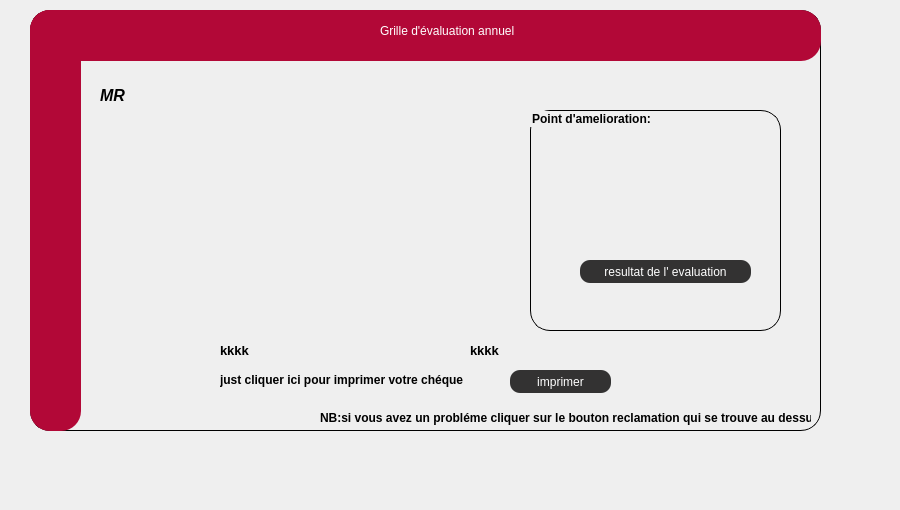
       <widget class="QWidget" name="tab">
        <attribute name="title">
         <string>consulter</string>
        </attribute>
        <widget class="QLabel" name="back_rep_18">
         <property name="geometry">
          <rect>
           <x>-10</x>
           <y>-20</y>
           <width>891</width>
           <height>501</height>
          </rect>
         </property>
         <property name="styleSheet">
          <string notr="true">background-image: url(:/img/img/AA.jpg);</string>
         </property>
         <property name="text">
          <string/>
         </property>
        </widget>
        <widget class="QGroupBox" name="groupBox_43">
         <property name="geometry">
          <rect>
           <x>30</x>
           <y>10</y>
           <width>791</width>
           <height>421</height>
          </rect>
         </property>
         <property name="styleSheet">
          <string notr="true">
QGroupBox  {
    border: 1px solid;
    
  
    border-radius: 20px;
}</string>
         </property>
         <property name="title">
          <string/>
         </property>
         <widget class="QLabel" name="label_redEq_28">
          <property name="geometry">
           <rect>
            <x>0</x>
            <y>0</y>
            <width>791</width>
            <height>51</height>
           </rect>
          </property>
          <property name="styleSheet">
           <string notr="true">color:white;

background:#b20837;
border-radius:20px;</string>
          </property>
          <property name="text">
           <string/>
          </property>
         </widget>
         <widget class="QLabel" name="label_RedEq2_28">
          <property name="geometry">
           <rect>
            <x>0</x>
            <y>0</y>
            <width>51</width>
            <height>421</height>
           </rect>
          </property>
          <property name="styleSheet">
           <string notr="true">color:white;

background:#b20837;
border-radius:20px;</string>
          </property>
          <property name="text">
           <string/>
          </property>
         </widget>
         <widget class="QLabel" name="label_AjEq_28">
          <property name="geometry">
           <rect>
            <x>350</x>
            <y>10</y>
            <width>211</width>
            <height>21</height>
           </rect>
          </property>
          <property name="styleSheet">
           <string notr="true">color:white;
font: 75 10pt &quot;Source Code Pro&quot;;
	font: 87 10pt &quot;Nexa Rust Sans Black 01&quot;;
background:#b20837;
border-radius:10px;</string>
          </property>
          <property name="text">
           <string>Grille d'évaluation annuel</string>
          </property>
         </widget>
         <widget class="QCustomPlot" name="customPlot" native="true">
          <property name="geometry">
           <rect>
            <x>70</x>
            <y>100</y>
            <width>401</width>
            <height>211</height>
           </rect>
          </property>
         </widget>
         <widget class="QLabel" name="bonj">
          <property name="geometry">
           <rect>
            <x>70</x>
            <y>70</y>
            <width>31</width>
            <height>31</height>
           </rect>
          </property>
          <property name="font">
           <font>
            <family>MS Sans Serif</family>
            <pointsize>12</pointsize>
            <weight>75</weight>
            <italic>true</italic>
            <bold>true</bold>
           </font>
          </property>
          <property name="text">
           <string>MR </string>
          </property>
         </widget>
         <widget class="QLabel" name="prenom">
          <property name="geometry">
           <rect>
            <x>170</x>
            <y>80</y>
            <width>71</width>
            <height>16</height>
           </rect>
          </property>
          <property name="font">
           <font>
            <weight>75</weight>
            <bold>true</bold>
           </font>
          </property>
          <property name="text">
           <string/>
          </property>
         </widget>
         <widget class="QLabel" name="nom">
          <property name="geometry">
           <rect>
            <x>110</x>
            <y>80</y>
            <width>61</width>
            <height>16</height>
           </rect>
          </property>
          <property name="font">
           <font>
            <weight>75</weight>
            <bold>true</bold>
           </font>
          </property>
          <property name="text">
           <string/>
          </property>
         </widget>
         <widget class="QGroupBox" name="groupBox_3">
          <property name="geometry">
           <rect>
            <x>500</x>
            <y>100</y>
            <width>251</width>
            <height>221</height>
           </rect>
          </property>
          <property name="font">
           <font>
            <weight>75</weight>
            <bold>true</bold>
           </font>
          </property>
          <property name="title">
           <string>Point d'amelioration:</string>
          </property>
          <widget class="QPushButton" name="voirevaluation">
           <property name="geometry">
            <rect>
             <x>50</x>
             <y>150</y>
             <width>171</width>
             <height>23</height>
            </rect>
           </property>
           <property name="styleSheet">
            <string notr="true">QPushButton{
    color:white;
	font: 75 10pt &quot;Source Code Pro&quot;;
	font: 87 7pt &quot;Nexa Rust Sans Black 01&quot;;
    background-color: rgb(51, 50, 50);
background:  rgb(51, 50, 50);
border-radius:10px;
}
QPushButton:hover
{
color:white;

background:#b20837;
border-radius:10px;
}
</string>
           </property>
           <property name="text">
            <string>resultat de l' evaluation</string>
           </property>
          </widget>
          <widget class="QLabel" name="performance">
           <property name="geometry">
            <rect>
             <x>60</x>
             <y>30</y>
             <width>141</width>
             <height>20</height>
            </rect>
           </property>
           <property name="font">
            <font>
             <family>Arial Black</family>
             <pointsize>11</pointsize>
             <weight>75</weight>
             <bold>true</bold>
            </font>
           </property>
           <property name="lineWidth">
            <number>7</number>
           </property>
           <property name="midLineWidth">
            <number>3</number>
           </property>
           <property name="text">
            <string/>
           </property>
          </widget>
          <widget class="QLabel" name="autonomie">
           <property name="geometry">
            <rect>
             <x>60</x>
             <y>60</y>
             <width>141</width>
             <height>20</height>
            </rect>
           </property>
           <property name="font">
            <font>
             <family>Arial Black</family>
             <pointsize>11</pointsize>
             <weight>75</weight>
             <bold>true</bold>
            </font>
           </property>
           <property name="lineWidth">
            <number>7</number>
           </property>
           <property name="midLineWidth">
            <number>3</number>
           </property>
           <property name="text">
            <string/>
           </property>
          </widget>
          <widget class="QLabel" name="fiabilite">
           <property name="geometry">
            <rect>
             <x>60</x>
             <y>100</y>
             <width>141</width>
             <height>20</height>
            </rect>
           </property>
           <property name="font">
            <font>
             <family>Arial Black</family>
             <pointsize>11</pointsize>
             <weight>75</weight>
             <bold>true</bold>
            </font>
           </property>
           <property name="lineWidth">
            <number>7</number>
           </property>
           <property name="midLineWidth">
            <number>3</number>
           </property>
           <property name="text">
            <string/>
           </property>
          </widget>
         </widget>
         <widget class="QLabel" name="augmentation">
          <property name="geometry">
           <rect>
            <x>190</x>
            <y>330</y>
            <width>251</width>
            <height>20</height>
           </rect>
          </property>
          <property name="font">
           <font>
            <pointsize>10</pointsize>
            <weight>75</weight>
            <bold>true</bold>
           </font>
          </property>
          <property name="text">
           <string>kkkk</string>
          </property>
         </widget>
         <widget class="QLabel" name="prime">
          <property name="geometry">
           <rect>
            <x>440</x>
            <y>330</y>
            <width>251</width>
            <height>20</height>
           </rect>
          </property>
          <property name="font">
           <font>
            <pointsize>10</pointsize>
            <weight>75</weight>
            <bold>true</bold>
           </font>
          </property>
          <property name="text">
           <string>kkkk</string>
          </property>
         </widget>
         <widget class="QLabel" name="label_30">
          <property name="geometry">
           <rect>
            <x>190</x>
            <y>360</y>
            <width>251</width>
            <height>20</height>
           </rect>
          </property>
          <property name="font">
           <font>
            <weight>75</weight>
            <bold>true</bold>
           </font>
          </property>
          <property name="text">
           <string>just cliquer ici pour imprimer votre chéque</string>
          </property>
         </widget>
         <widget class="QPushButton" name="pdf">
          <property name="geometry">
           <rect>
            <x>480</x>
            <y>360</y>
            <width>101</width>
            <height>23</height>
           </rect>
          </property>
          <property name="styleSheet">
           <string notr="true">QPushButton{
    color:white;
	font: 75 10pt &quot;Source Code Pro&quot;;
	font: 87 7pt &quot;Nexa Rust Sans Black 01&quot;;
    background-color: rgb(51, 50, 50);
background:  rgb(51, 50, 50);
border-radius:10px;
}
QPushButton:hover
{
color:white;

background:#b20837;
border-radius:10px;
}
</string>
          </property>
          <property name="text">
           <string>imprimer</string>
          </property>
          <property name="icon">
           <iconset>
            <normaloff>../../../OneDrive/Documents/ghof/premiereapp1/ressource/mod.png</normaloff>../../../OneDrive/Documents/ghof/premiereapp1/ressource/mod.png</iconset>
          </property>
         </widget>
         <widget class="QLabel" name="label_29">
          <property name="geometry">
           <rect>
            <x>290</x>
            <y>400</y>
            <width>491</width>
            <height>16</height>
           </rect>
          </property>
          <property name="font">
           <font>
            <weight>75</weight>
            <bold>true</bold>
           </font>
          </property>
          <property name="text">
           <string>NB:si vous avez un probléme cliquer sur le bouton reclamation qui se trouve au dessus</string>
          </property>
         </widget>
        </widget>
       </widget>
